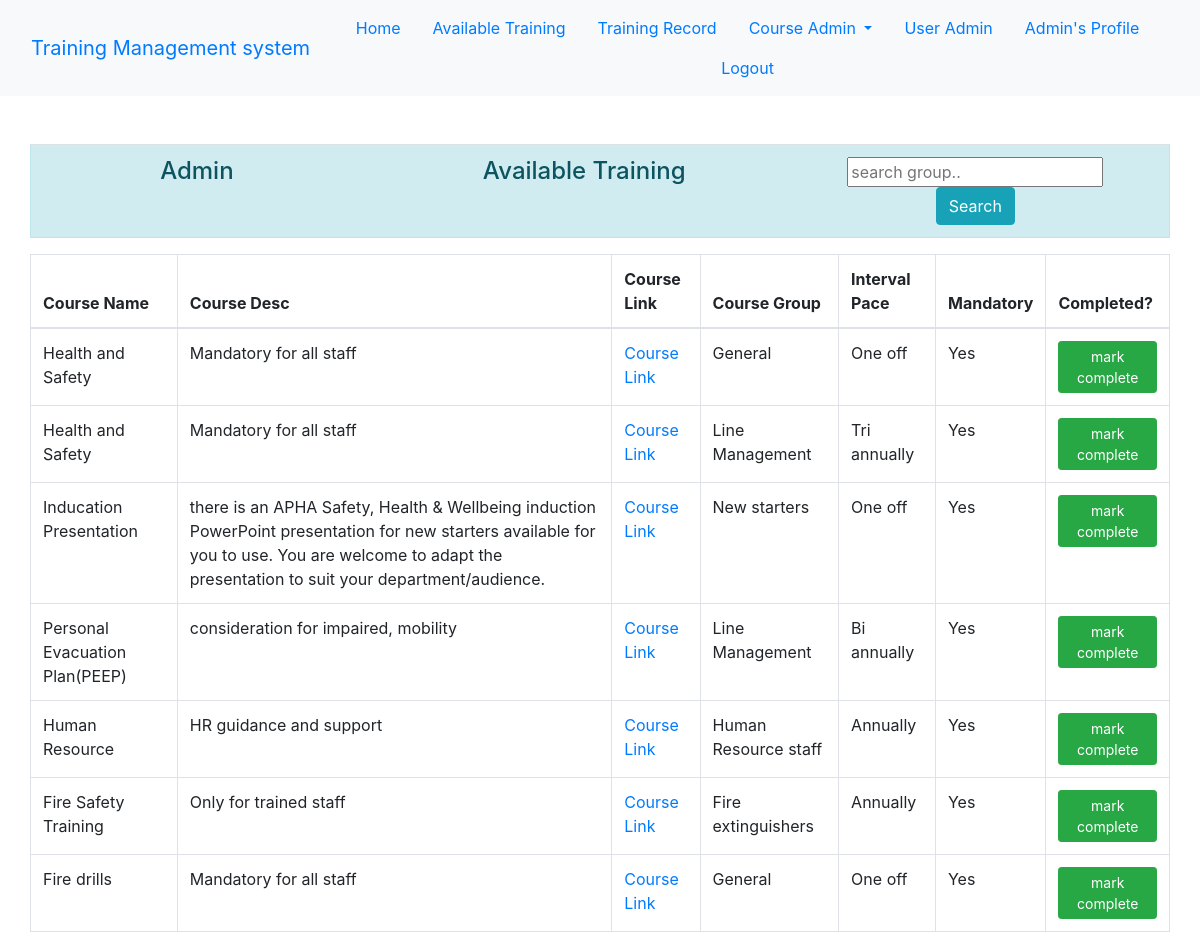
The page /training/show_availtraining/ (signed in) on the database as committed earlier.
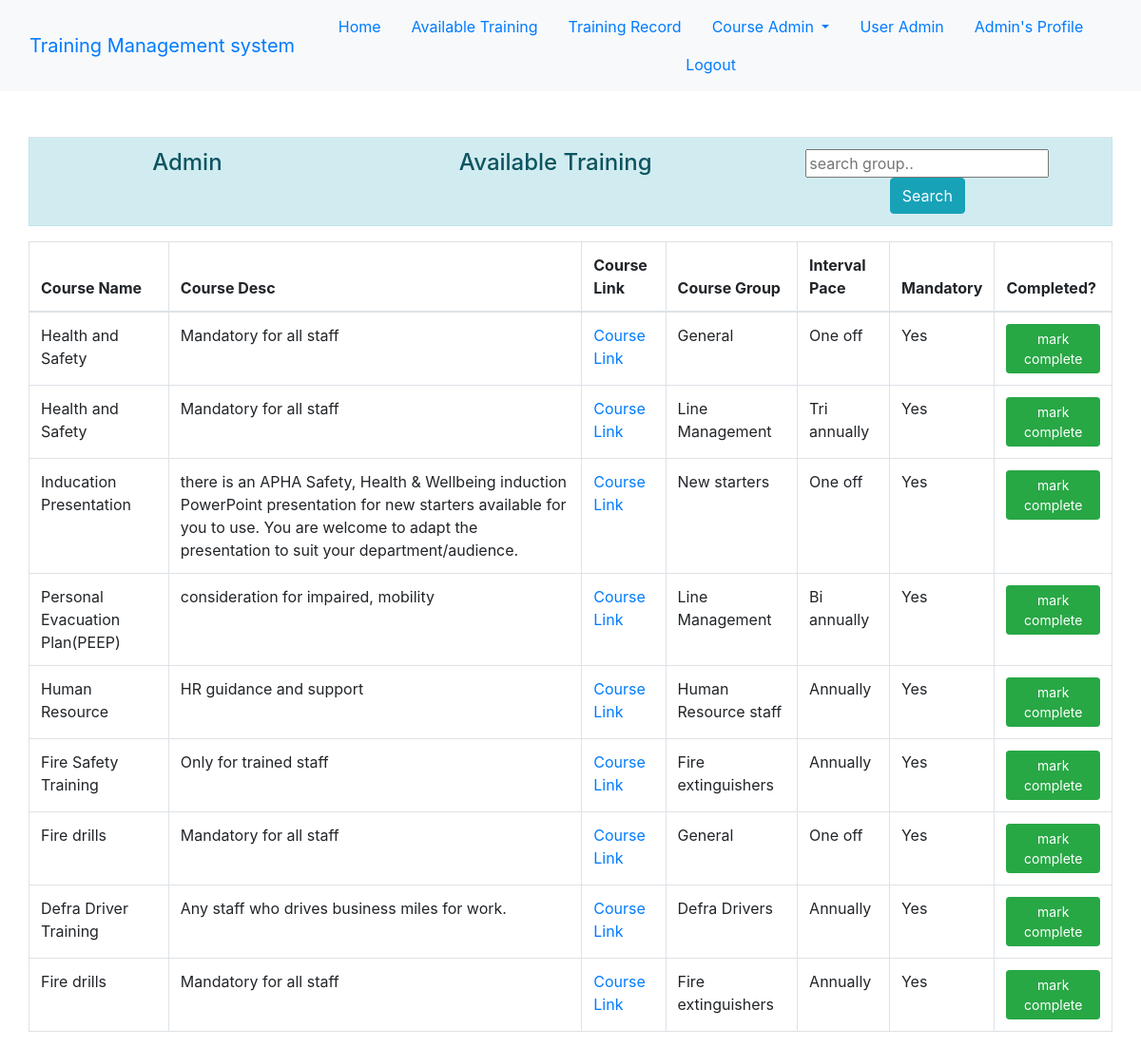
The same page on the database as committed later.
### courseapp/models.py (models this page shows, shortened)
class CourseGroupSyllabus(models.Model):
    course_id = models.ForeignKey("CourseDetails", verbose_name="Course Id", on_delete=models.CASCADE)
    course_group_id = models.ForeignKey("CourseGroup", verbose_name="Group Id", on_delete=models.CASCADE)
    course_interval = models.IntegerField(choices=CourseInterval.choices(), default = CourseInterval.ONE_OFF )
    course_mandatory = models.BooleanField(default=False)

class CourseDetails(models.Model):
    course_name = models.CharField(max_length=100, unique=True, blank=False)
    course_link = models.URLField(verbose_name="Course Link", max_length=1000, unique=True, blank=False)
    course_desc = models.TextField(blank=True)

class CourseGroup(models.Model):
    group_name = models.CharField(max_length=25)
    group_desc = models.CharField(max_length=255, blank=True)

### trainingapp/views.py (the view)
# urls.py: path('show_availtraining/', views.show_available_training, name='show_availtraining'),
def show_available_training(request):
    if request.user.is_authenticated:
        query = request.GET.get("q")
        if query == None:
            avail_training = CourseGroupSyllabus.objects.all()
        else:
            groups = CourseGroup.objects.filter(group_name__icontains = query).all()
            avail_training = CourseGroupSyllabus.objects.filter(course_group_id__in = groups)
        return render(request, 'trainingapp/show_availtraining.html', {'avail_training': avail_training})
    else:
        return HttpResponseRedirect('/login/')

### trainingapp/templates/trainingapp/show_availtraining.html
{% extends 'enrollapp/base.html' %}
{% block content %}
    <body>
        <table class="table">
            <tr class="text-center alert alert-info">
                <td style="width:30%"><h4> {{user.username}} </h4>
                </td>
                <td style="width:40%"> <h4> Available Training </h4> </td>
                <td style="width:30%"><form action="" method="get">
                    <input name="q" type="text" placeholder="search group..">
                    <button class="btn btn-info"  type="submit">Search</button>
                </form>
                </td>
                <td>
                </td>
            </tr>
        </table>
        <table class="table table-hover table-bordered" id="myTable2">
            <thead>
                <th scope="col" onclick="sortTable(0)"> Course Name </th>
                <th scope="col"> Course Desc </th>
                <th scope="col"> Course Link </th>
                <th scope="col"> Course Group </th>
                <th scope="col"> Interval Pace </th>
                <th scope="col"> Mandatory </th>
                <th scope="col"> Completed? </th>
            </thead>
            <tbody>
                {% if avail_training %}
               {% for syllabus_item in avail_training%}
                <tr>
                    <td scope="row">{{ syllabus_item.course_id.course_name }} </td>
                    <td scope="row">{{ syllabus_item.course_id.course_desc }} </td>
                    <td scope="row"><a href="{{ syllabus_item.course_id.course_link }}" target="_blank">Course Link </td>
                    <td scope="row">{{ syllabus_item.course_group_id.group_name }} </td>
                    <td scope="row">{{ syllabus_item.get_course_interval_display }} </td>
                    {% if syllabus_item.course_mandatory %}
                        <td scope="row">Yes</td>
                    {%else%}
                        <td scope="row">No</td>
                    {% endif %}
                    <td scope="row"> <a href="{% url 'add_training' syllabus_item.id %}" class="btn btn-success btn-sm">mark complete</a></td>
                </tr>
               {% endfor %}
               {% else %}
                    <p> No Training Available </p>
               {% endif %}
            </tbody>
        </table>
    </body>
    {% endblock content %}

### enrollapp/templates/enrollapp/base.html (shortened to what this page needs)
<!DOCTYPE html>
{% load static %}
<html lang="en">
    <head>
        <link rel="stylesheet" href="{% static 'enrollapp/css/bootstrap.css' %}">
        <link rel="stylesheet" href="{% static 'enrollapp/css/style.css' %}">
    </head>
    <body>
        <div class ="navigation">
            {% block navbar%}
                {%include 'enrollapp/navbar.html'%}
            {% endblock navbar%}
        </div>
        <div class="container">
            <div class="row mt-5">
                {% block content %}
                {% endblock content %}
            </div>
        </div>
    </body>
</html>

### enrollapp/templates/enrollapp/navbar.html (shortened to what this page needs)
{% if user.is_authenticated  %}
<nav class="navbar navbar-expand-lg bg-body-tertiary bg-light" style="background-color: #e3f2fd;">
  <div class="container-fluid">
    <a class="navbar-brand" href="{% url 'home'%}">Training Management system</a>
    <div class="collapse navbar-collapse" id="navbarNavDropdown">
      <ul class="nav justify-content-center">
        <li class="nav-item">
          <a class="nav-link active" aria-current="page" href="{% url 'home'%}">Home</a>
        </li>
        <li class="nav-item">
          <a class="nav-link" href="{% url 'show_availtraining'%}">Available Training</a>
        </li>
        <li class="nav-item">
          <a class="nav-link" href="{% url 'show_trainingrecord'%}">Training Record</a>
        </li>
        {% if user.is_superuser %}
        <li class="nav-item dropdown">
          <a class="nav-link dropdown-toggle" href="#" role="button" data-toggle="dropdown" aria-haspopup="true" aria-expanded="false">
           Course Admin
          </a>
        </li>
        <li class="nav-item">
          <a class="nav-link" href="{% url 'userdetail'%}">User Admin</a>
        </li>
        {% endif %}
        <li class="nav-item">
          <a class="nav-link" href="{% url 'profile'%}">{{user.username}}'s Profile</a>
        </li>
        <li class="nav-item">
          <a class="nav-link" href="{% url 'logout'%}">Logout</a>
        </li>
      </ul>
    </div>
  </div>
</nav>
    {% endif %}

Rows that differ between the two databases and show on the page:
added CourseGroupSyllabus: course_id.course_name "Defra Driver Training", course_id.course_desc "Any staff who drives business miles for work.", course_group_id.group_name "Defra Drivers", course_interval "Annually", course_mandatory "Yes"
added CourseGroupSyllabus: course_id.course_name "Fire drills", course_id.course_desc "Mandatory for all staff", course_group_id.group_name "Fire extinguishers", course_interval "Annually", course_mandatory "Yes"
